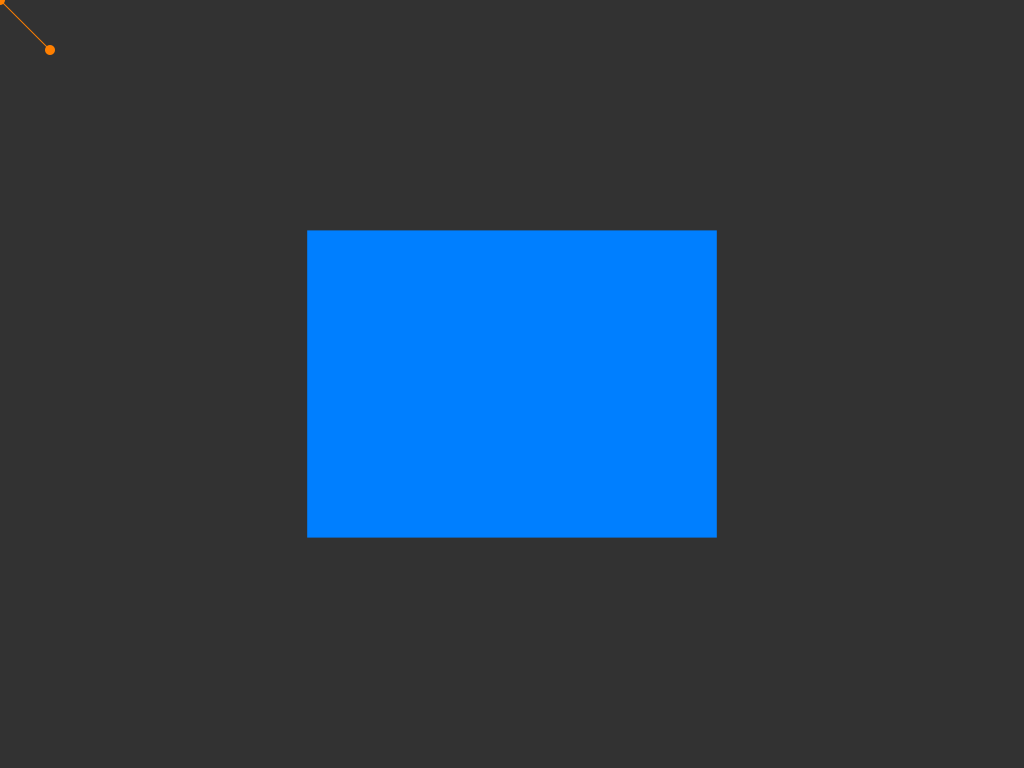
Frame 1 (no input)
Frame 60 (the mouse pressed at the canvas centre just before this capture): identical to frame 1, image omitted
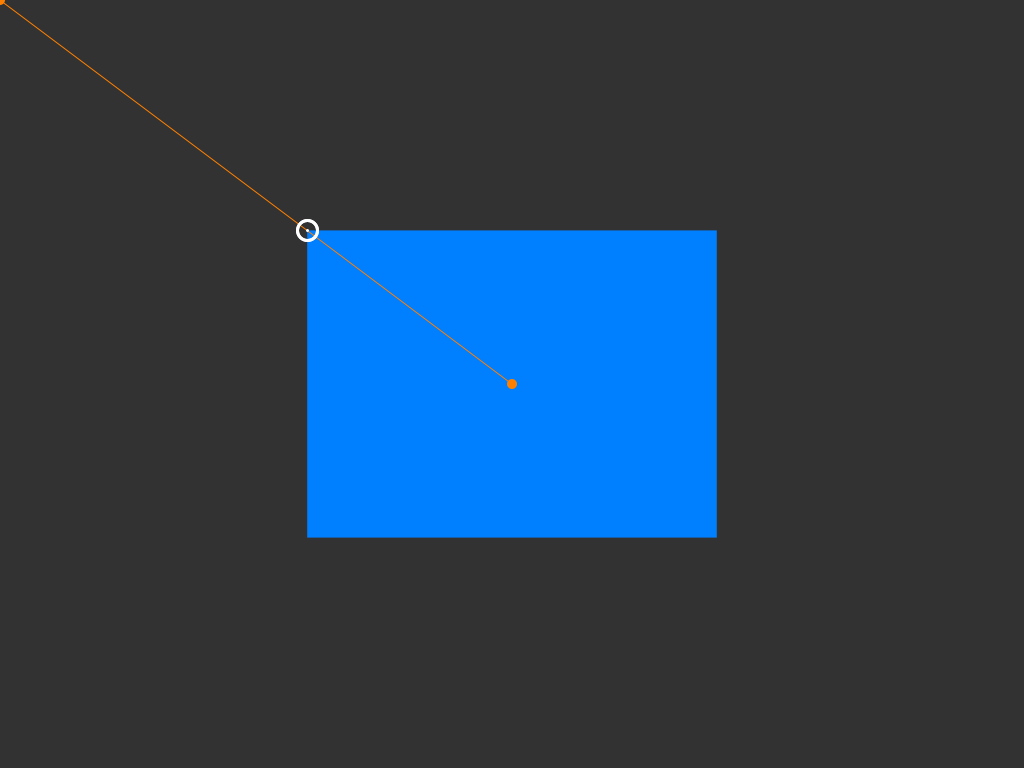
Frame 120 (the mouse held since frame 60 and released just before this capture)

The Processing sketch that drew these frames (run headless with seeded random() and noise(); from frame 60 on, the mouse is pressed at the canvas centre):

// Processing sketch: SketchPointRectangle
// ── SketchPointRectangle.pde
Line mLine = new Line();
Rectangle mRect;

void settings() {
  size(1024, 768);
}

void setup() {
  mLine.p1.x = 50;
  mLine.p1.y = 50;
  mLine.p2.x = width - 50;
  mLine.p2.y = height - 50;

  float x = width * 0.3;
  float y = height * 0.3;
  float mWidth = width * 0.4;
  float mHeight = height * 0.4;
  mRect = new Rectangle(x, y, mWidth, mHeight);
}

void draw() {
  if (mousePressed) {
    mLine.p1.x = mouseX;
    mLine.p1.y = mouseY;
  } else {
    mLine.p2.x = mouseX;
    mLine.p2.y = mouseY;
  }
  ArrayList<PVector> mIntersectionPoints = Intersection.intersectionLineSegmentRectangle(mLine, mRect);

  /* draw */
  background(50);

  noStroke();
  fill(0, 127, 255);
  rect(mRect.position.x, mRect.position.y, mRect.dimension.x, mRect.dimension.y);

  strokeWeight(1);
  stroke(255, 127, 0);
  noFill();
  line(mLine.p1.x, mLine.p1.y, mLine.p2.x, mLine.p2.y);

  noStroke();
  fill(255, 127, 0);
  ellipse(mLine.p1.x, mLine.p1.y, 10, 10);
  ellipse(mLine.p2.x, mLine.p2.y, 10, 10);

  strokeWeight(3);
  stroke(255);
  noFill();
  for (PVector p : mIntersectionPoints) {
    ellipse(p.x, p.y, 20, 20);
  }

  if (mIntersectionPoints.size() == 2) {
    line(mIntersectionPoints.get(0).x, 
      mIntersectionPoints.get(0).y, 
      mIntersectionPoints.get(1).x, 
      mIntersectionPoints.get(1).y);
  }
}

// ── Intersection.pde
static class Intersection {
  static ArrayList<PVector> intersectionLineSegmentRectangle(Line pLine, Rectangle pRect) {
    ArrayList<PVector> mPoints = new ArrayList<PVector>();
    PVector p;
    // top
    p = intersectionLineSegments(pLine, 
      new Line(pRect.position.x, 
      pRect.position.y, 
      pRect.position.x + pRect.dimension.x, 
      pRect.position.y));
    add(p, mPoints);
    // bottom
    p = intersectionLineSegments(pLine, 
      new Line(pRect.position.x, 
      pRect.position.y + pRect.dimension.y, 
      pRect.position.x + pRect.dimension.x, 
      pRect.position.y + pRect.dimension.y));
    add(p, mPoints);
    // left
    p = intersectionLineSegments(pLine, 
      new Line(pRect.position.x, 
      pRect.position.y, 
      pRect.position.x, 
      pRect.position.y + pRect.dimension.y));
    add(p, mPoints);
    // right
    p = intersectionLineSegments(pLine, 
      new Line(pRect.position.x + pRect.dimension.x, 
      pRect.position.y, 
      pRect.position.x + pRect.dimension.x, 
      pRect.position.y + pRect.dimension.y));
    add(p, mPoints);
    return mPoints;
  }

  static void add(PVector p, ArrayList<PVector> mPoints) {
    if (p != null) {
      mPoints.add(p);
    }
  }

  static PVector intersectionLineSegments(Line pLineA, Line pLineB) {
    float p0_x = pLineA.p1.x;
    float p0_y = pLineA.p1.y;
    float p1_x = pLineA.p2.x;
    float p1_y = pLineA.p2.y;
    float p2_x = pLineB.p1.x;
    float p2_y = pLineB.p1.y;
    float p3_x = pLineB.p2.x;
    float p3_y = pLineB.p2.y;

    float s1_x, s1_y, s2_x, s2_y;
    s1_x = p1_x - p0_x;
    s1_y = p1_y - p0_y;
    s2_x = p3_x - p2_x;
    s2_y = p3_y - p2_y;

    float s, t;
    s = (-s1_y * (p0_x - p2_x) + s1_x * (p0_y - p2_y)) / (-s2_x * s1_y + s1_x * s2_y);
    t = (s2_x * (p0_y - p2_y) - s2_y * (p0_x - p2_x)) / (-s2_x * s1_y + s1_x * s2_y);

    if (s >= 0 && s <= 1 && t >= 0 && t <= 1) {
      PVector p = new PVector();
      // Collision detected
      p.x = p0_x + (t * s1_x);
      p.y = p0_y + (t * s1_y);
      return p;
    }

    return null; // No collision
  }

  static boolean pointInRectangle(PVector pPoint, Rectangle pRect) {
    final PVector mMin = new PVector(pRect.position.x, pRect.position.y);
    final PVector mMax = new PVector(pRect.position.x + pRect.dimension.x, pRect.position.y + pRect.dimension.y);
    return (pPoint.x >= mMin.x
      && pPoint.x <= mMax.x
      && pPoint.y >= mMin.y
      && pPoint.y <= mMax.y);
  }

  static boolean almost(float a, float b, float pEpsilon) {
    return Math.abs(a - b) < pEpsilon;
  }
}

static class Rectangle {
  PVector position; // upper left corner
  PVector dimension;

  Rectangle() {
    position = new PVector();
    dimension = new PVector();
  }

  Rectangle(float x, float y, float mWidth, float mHeight) {
    this();
    position.x = x;
    position.y = y;
    dimension.x = mWidth;
    dimension.y = mHeight;
  }
}

static class Line {
  PVector p1;
  PVector p2;

  Line() {
    p1 = new PVector();
    p2 = new PVector();
  }

  Line(float x1, float y1, float x2, float y2) {
    this();
    p1.x = x1;
    p1.y = y1;
    p2.x = x2;
    p2.y = y2;
  }
}
